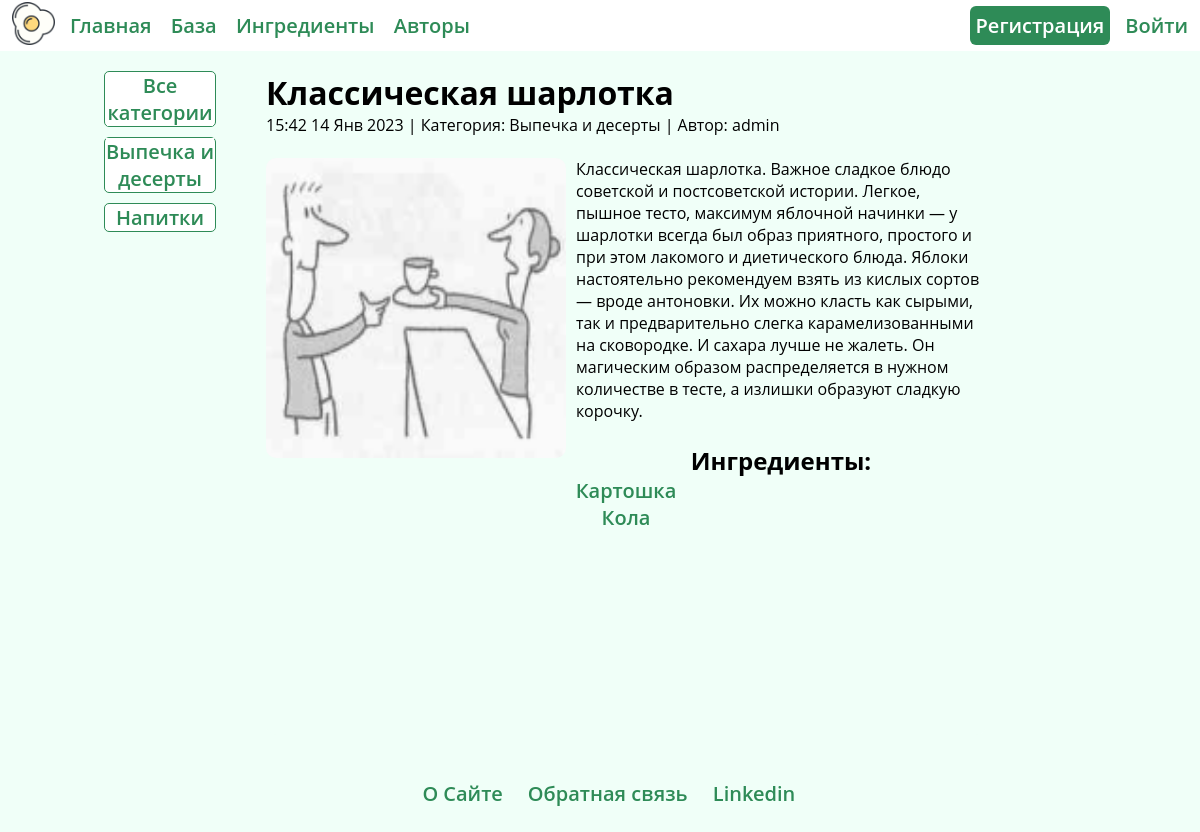
The app's page /post/klassicheskaya-sharlotka/ with its own data.
### recipes/models.py (models this page shows, shortened)
class Category(models.Model):
    name = models.CharField(max_length=100, db_index=True, verbose_name='Категория')
    slug = models.SlugField(max_length=255, unique=True, db_index=True, verbose_name='URL')
    def __str__(self):
        return self.name
    def get_absolute_url(self):
        return reverse('category', kwargs={'cat_slug': self.slug})
    class Meta:
        verbose_name = 'Категории'
        verbose_name_plural = 'Категории'
        ordering = ['id']

class Recipes(models.Model):
    title = models.CharField(max_length=255, verbose_name="Заголовок")
    slug = models.SlugField(max_length=255, unique=True, db_index=True, verbose_name="URL")
    anons = models.CharField(max_length=500, verbose_name="Анонс")
    content = models.TextField(verbose_name="Текст статьи")
    photo = models.ImageField(upload_to="photos/%Y/%m/%d/", verbose_name="Фото")
    time_create = models.DateTimeField(auto_now_add=True, verbose_name="Время создания")
    time_update = models.DateTimeField(auto_now=True, verbose_name="Время изменения")
    cat = models.ForeignKey('Category', on_delete=models.PROTECT, verbose_name='Категории')
    ingredients = models.ManyToManyField('Ingredient', verbose_name='Ингредиенты')
    user = models.ForeignKey(User, on_delete=models.PROTECT, default=True, verbose_name='Автор')
    is_published = models.BooleanField(default=True, verbose_name="Публикация")
    def __str__(self):
        return self.title
    class Meta:
        verbose_name = 'Рецепты'
        verbose_name_plural = 'Рецепты'
        ordering = ['-time_create']

class Ingredient(models.Model):
    name = models.CharField(max_length=100, db_index=True, verbose_name='Ингредиент')
    slug = models.SlugField(max_length=255, unique=True, db_index=True, verbose_name='URL')
    content = models.TextField(verbose_name="Текст статьи")
    photo = models.ImageField(upload_to="photos/%Y/%m/%d/", verbose_name="Фото")
    def __str__(self):
        return self.name
    def get_absolute_url(self):
        return reverse('ingredients', kwargs={'ingredients_slug': self.slug})
    class Meta:
        verbose_name = 'Ингредиенты'
        verbose_name_plural = 'Ингредиенты'
        ordering = ['name']

### recipes/views.py (the view)
# urls.py: path('post/<slug:post_slug>/', ShowPost.as_view(), name='post'),
class ShowPost(DataMixin, DetailView):
    model = Recipes
    template_name = 'recipes/post.html'
    slug_url_kwarg = 'post_slug'
    context_object_name = 'post'
    def get_context_data(self, *, object_list=None, **kwargs):
        context = super().get_context_data(**kwargs)
        c_def = self.get_user_context(title=context['post'])
        return dict(list(context.items()) + list(c_def.items()))

### recipes/utils.py (called while the page is built)
    def get_user_context(self, **kwargs):
        context = kwargs
        cats = Category.objects.annotate(Count('recipes'))
        context['menu'] = menu
        context['cats'] = cats
        if 'cat_selected' not in context:
            context['cat_selected'] = 0
        return context

### recipes/templates/recipes/post.html
{% extends 'recipes/base.html' %}
{% block content %}
<h1>{{post.title}}</h1>
{{post.time_update|date:"H:i d M Y"}} | Категория: {{post.cat}} | Автор: {{post.user}}
<br><br>
{% if post.photo %}
<p><img class="img-article" src="{{post.photo.url}}"></p>
{% endif %}
{{post.content|linebreaks}}<br>
<h2 class="ingredients">Ингредиенты:</h2>
<ul class="ingredients">
{% for ing in post.ingredients.all %}
<li><a href="{{ ing.get_absolute_url }}">{{ing}}</a></li>
{% endfor %}
</ul>
{% endblock %}

### recipes/templates/recipes/base.html (shortened to what this page needs)
{% load static %}
{% load recipes_tags %}
<!DOCTYPE html>
<html>
<head>
	<link type="text/css" href="{% static 'recipes/css/main.css' %}" rel="stylesheet" />
</head>
<body>
{% block mainmenu %}
	<div class="header">
	<ul class="mainmenu">
	<a href="/"><img class="logo" src="{% static 'recipes/images/main.ico' %}"></a>
{% for m in menu %}
	<li><a href="{% url m.url_name %}">{{m.title}}</a></li>
{% endfor %}
	{% if request.user.is_authenticated %}
		<li class="menu"><a href="{% url 'logout' %}">Выйти</a></li>
		<li class="menu"><a href="/">{{user.username}}</a></li>
		<li class="menu" id="register"><a href="/addpage">Добавить рецепт</a></li>
		{% else %}
		<li class="menu"><a href="/login">Войти</a></li>
		<li class="menu" id="register"><a href="/register">Регистрация</a></li>
		{% endif %}
	</ul>
	</div>
{% endblock mainmenu %}
<div class="left-chapters">
	<ul class="selected">
		<li><a href="/">Все категории</a></li>
		{% for c in cats %}
		{% if c.recipes__count > 0 %}
		{% if c.pk == cat_selected %}
		<li class="selected">{{c.name}}</li>
		{% else %}
		<li><a href="{{ c.get_absolute_url }}">{{c.name}}</a></li>
		{% endif %}
		{% endif %}
		{% endfor %}
	</ul>
</div>
<div class="content">
{% block content %}
{% endblock %}
	</div>
<div class="footer">
	<ul class="selected">
		<li><a href="/about">О Сайте</a></li>
		<li><a href="/contact">Обратная связь</a></li>
		<li><a href="https://www.linkedin.com/in/vladislav-samuylov/" target="_blank">Linkedin</a></li>
	</ul>
</div>
</body>

### recipes/static/recipes/css/main.css (style rules this page uses)
* { margin: 0; padding: 0; font-family: "Open Sans"; background: #f0fff8; }
html, body { height: 100%; }
a { color: #2E8B57; text-decoration: none; font-weight: 600; font-size: 20px; background:#ffffff; }
.header { width:100%; heidht: 100px; float: left; }
.logo { background: #fff; width: 43px; height: 43px; float: left; margin-top: -10px; }
.mainmenu { padding: 12px; background:#ffffff; }
.mainmenu li { display: inline; margin-left: 15px; }
.left-chapters { width: 11%; height: 80%; float: left; text-align: center; padding: 10px; margin-left: 7%; }
.left-chapters li { list-style: none; background-color: #fff; margin: 10px; border: 1px solid #2E8B57; border-radius: 5px; }
.content { width: 60%; height: auto; min-height: 83%; float: left; margin: 20px; margin-left: 30px; border-radius: 10px; }
.footer { width: 97.3%; float: left; text-align: center; padding: 25px; }
.footer li { list-style: none; display: inline; margin: 10px; }
.footer a { background: #f0fff8; }
.menu { float: right; }
#register a { color: #fff; background: #2E8B57; padding: 6px; border-radius: 6px; }
.selected { font-family: "Open Sans"; color: #DC143C; font-weight: 600; font-size: 20px; }
.img-article { width: 300px; height: 300px; float: left; border-radius: 10px; margin-right: 10px; }
.ingredients { list-style: none; text-align: center; }
.ingredients a { background: #f0fff8; }

### records on screen
Category: name "Выпечка и десерты"
Category: name "Напитки"
Recipes: title "Классическая шарлотка", time_update "15:42 14 Янв 2023", cat "Выпечка и десерты", user "admin", photo (picture), content "Классическая шарлотка. Важное сладкое блюдо советской и постсоветской истории. Легкое, пышное тесто, максимум яблочной начинки — у шарлотки всегда был образ приятного, простого и при этом лакомого и диетического блюда. Яблоки настоятельно рекомендуем взять из кислых сортов — вроде антоновки. Их можно класть как сырыми, так и предварительно слегка карамелизованными на сковородке. И сахара лучше не жалеть. Он магическим образом распределяется в нужном количестве в тесте, а излишки образуют сладкую корочку."
Ingredient: name "Картошка"
Ingredient: name "Кола"

### other values on screen
{{ m.title }} "Главная" "База" "Ингредиенты" "Авторы"
